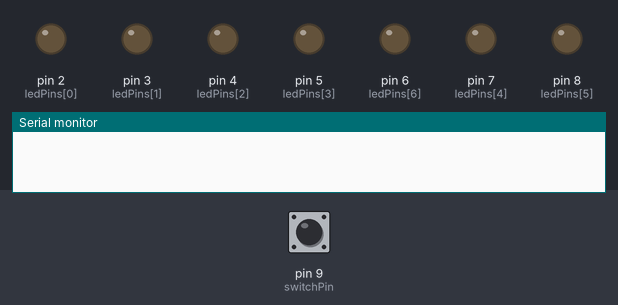
Simulated run of this sketch. Board: Arduino Uno, built with avr-gcc and run on an emulated ATmega328P. Shown: output pins drawn as LEDs (lit = HIGH), the last lines printed to the serial monitor. The test bench sets the inputs (shaded band); at power-on: pin 9 (switchPin) HIGH. Random numbers use the default seed unless the sketch sets one.

Above: at 1.2 s.
1.3 s: pin 9 (switchPin) pulled LOW for 0.15 s
At 5.6 s:
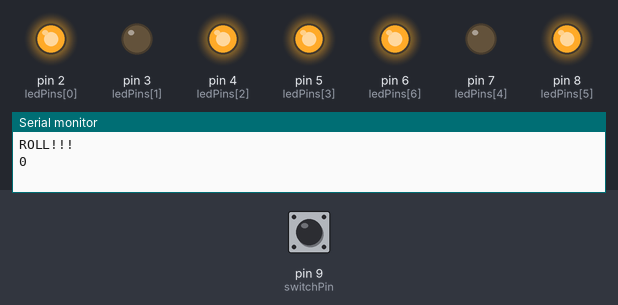
At 7.4 s:
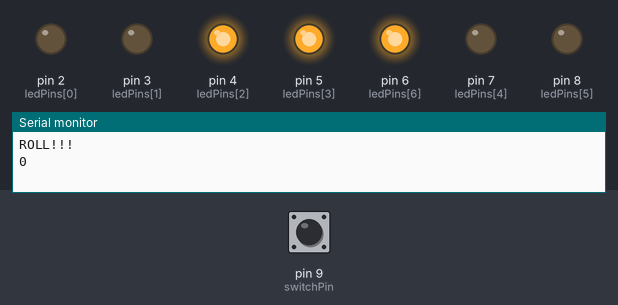
Timing chart, 0 to 10.3 s (numbered marks = the images above; inputs shaded):
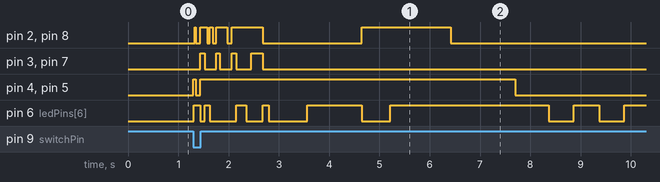

Measured:
- after the input at 1.3 s, pin 4 (ledPins[2]), pin 5 (ledPins[3]): LOW → HIGH at once, → LOW 0.05 s later, → HIGH 0.09 s later, → LOW 6.3 s later

The sketch:

Dice.ino
```cpp
int ledPins[7] = { 2,3,4,5,7,8,6 };
int dicePatterns[7][7] = {
  {0,0,0,0,0,0,1},
  {0,0,1,1,0,0,0},
  {0,0,1,1,0,0,1},
  {1,0,1,1,0,1,0},
  {1,0,1,1,0,1,1},
  {1,1,1,1,1,1,0},
  {0,0,0,0,0,0,0}
};

int switchPin = 9;
int blank = 6;

void setup() {
  Serial.begin(9600);
  // put your setup code here, to run once:
  for (int i=0; i < 7; i++) {
    pinMode(ledPins[i], OUTPUT);
    digitalWrite(ledPins[i], LOW);
  }
  pinMode(switchPin, INPUT_PULLUP);
  randomSeed(analogRead(0));

}

void loop() {
  // put your main code here, to run repeatedly:

  if (digitalRead(switchPin) == LOW){
    Serial.println("ROLL!!!");
    Serial.println(digitalRead(switchPin));
    rollTheDice();
  }
  delay(100);

}


void rollTheDice() {
  int result = 0;
  int lengthOfRoll = random(30, 50);

  for (int i=0; i < lengthOfRoll; i++)
  {

    result = random(0,6);
    show(result);
    if ( lengthOfRoll - i <  10) { delay(10 + i * 20); }
    else { delay(10 + i * 5); }

  }

  for (int j = 0; j< 5; j++)
  {

    show(blank);
    delay(500);
    show(result);
    delay(500);

  }

}


void show(int result)
{

  for (int i=0; i<7; i++)
  {

    digitalWrite(ledPins[i], dicePatterns[result][i]);

  }

}
```
